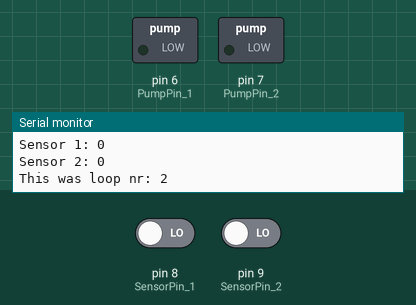
Simulated run of this sketch. Board: Arduino Uno, built with avr-gcc and run on an emulated ATmega328P. On the bench: switched loads named in the sketch (green lamp = pin HIGH), the last lines printed to the serial monitor. The test bench sets the inputs (shaded band); at power-on: pin 8 (SensorPin_1) LOW, pin 9 (SensorPin_2) LOW.

Above: at 12.8 s.
12.9 s: pin 8 (SensorPin_1) driven HIGH
At 18.8 s:
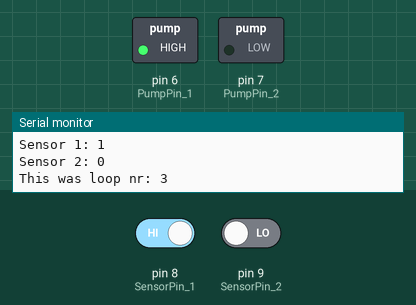
24.8 s: pin 9 (SensorPin_2) driven HIGH
At 30.8 s:
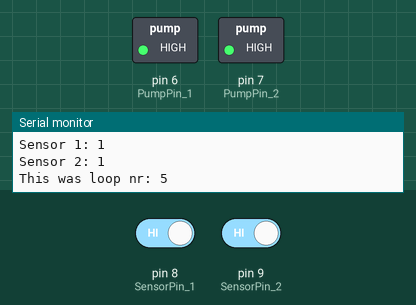
36.7 s: pin 8 (SensorPin_1) driven LOW
At 42.6 s:
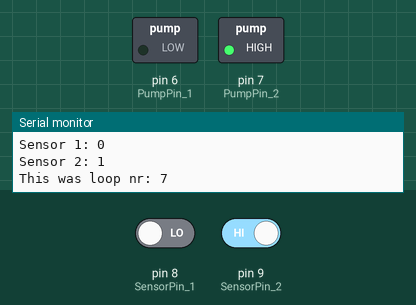
48.6 s: pin 9 (SensorPin_2) driven LOW
At 50.4 s:
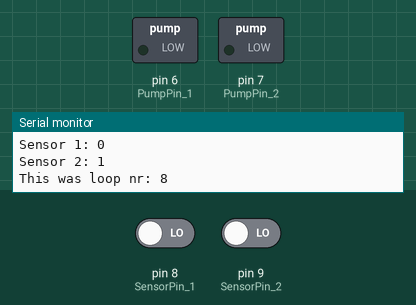
Timing chart, 0 to 51.9 s (numbered marks = the images above; inputs shaded):
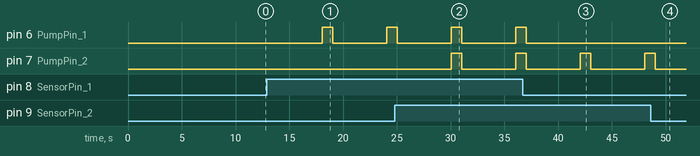

Measured:
- after the input at 12.9 s, pin 6 (PumpPin_1): LOW → HIGH after 5.2 s, → LOW 1.0 s later, → HIGH 5.0 s later
- after the input at 24.8 s, pin 7 (PumpPin_2): LOW → HIGH after 5.3 s, → LOW 1.0 s later, → HIGH 5.0 s later
- after the input at 36.7 s, pin 6 (PumpPin_1): goes on until 37.1 s, then stays LOW
- after the input at 48.6 s, pin 7 (PumpPin_2): goes on until 49.1 s, then stays LOW

The sketch:

Bitraf-Green-Card-Arduino.ino
```cpp
/*
 Timers and controls for two pumps and two moisture sensors.


 */
//SETUP SHIELD //Figure out which pins that your shield connects to.
int PumpPin_1 = 6;
int PumpPin_2 = 7;
int SensorPin_1 = 8;
int SensorPin_2 = 9;

//SETUP PUMPING TIMERS In miliseconds
//How often should the plants be inspected and watered if needed? Allow for some time for the water to soak into the soil.
int TimeBetweenPumpAction = 5000;  //Typically 20 000 milliseconds.
//How long should the pump run for when it pumps?
int PumpTime= 1000; //Typically 5000 milliseconds.
//Should the pump interupt pumping when the sensor gets moist again or keep going?
int InteruptPump = 1; // 1 = interupt pump; //Not yet implemented

//SETUP SENSORS
int SensorIsDry_1 = 0;
int SensorIsDry_2 = 0;

//SETUP OTHER
int loops = 0;


// the setup function runs once when you press reset or power the board
void setup() {
  // initialize digital pins as an outputs and inputs.
  pinMode(PumpPin_1, OUTPUT);
  pinMode(PumpPin_2, OUTPUT);
  pinMode(SensorPin_1, INPUT);
  pinMode(SensorPin_2, INPUT);
  Serial.begin(9600); //Setting the baud rate for serial communication
for (int i=0; i <= 20; i++){Serial.println("");} //Prints 20 rows of nothing to clean the serial monitor screen.

}

// the loop function runs over and over again forever
void loop() {

 //To show the PC what the arduino is reading
   Serial.println("Dry = 1, Wet = 0");
  SensorIsDry_1 = digitalRead(SensorPin_1);
  SensorIsDry_2 = digitalRead(SensorPin_2);
  Serial.print("Sensor 1: ");
  Serial.println(SensorIsDry_1);
  Serial.print("Sensor 2: ");
  Serial.println(SensorIsDry_2);
  Serial.print("This was loop nr: ");
  Serial.println(loops);
  Serial.println("");
  loops++;

  //Run the pumps
  digitalWrite(PumpPin_1, SensorIsDry_1);  // turn the pump on IF the Sensor is dry
  digitalWrite(PumpPin_2, SensorIsDry_2);  // turn the pump on IF the Sensor is dry
  delay(PumpTime);              // wait while pumping
  digitalWrite(PumpPin_1, LOW);    // turn the pump off by making the voltage LOW
  digitalWrite(PumpPin_2, LOW);    // turn the pump off by making the voltage LOW
    delay(TimeBetweenPumpAction);              // wait for # miliseconds


}
```
